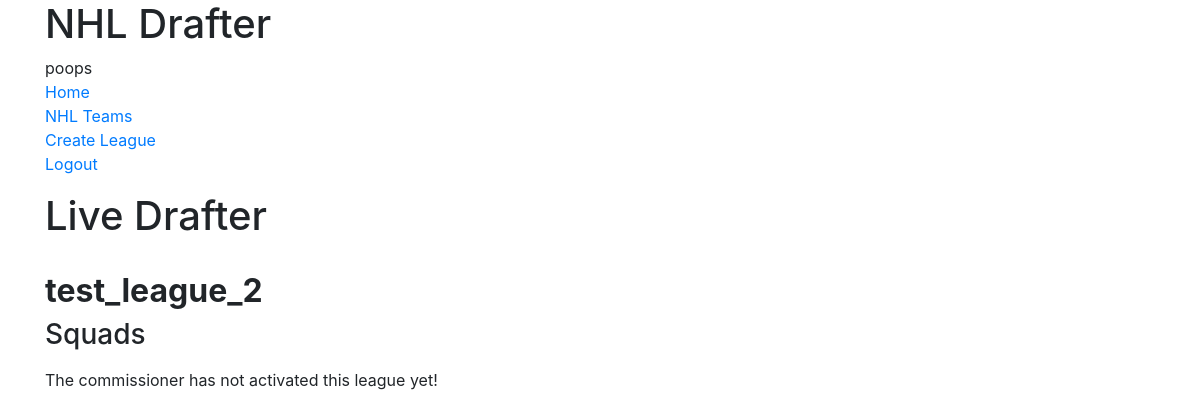
The app's page /leagues/league2/drafter/ (signed in), older data.
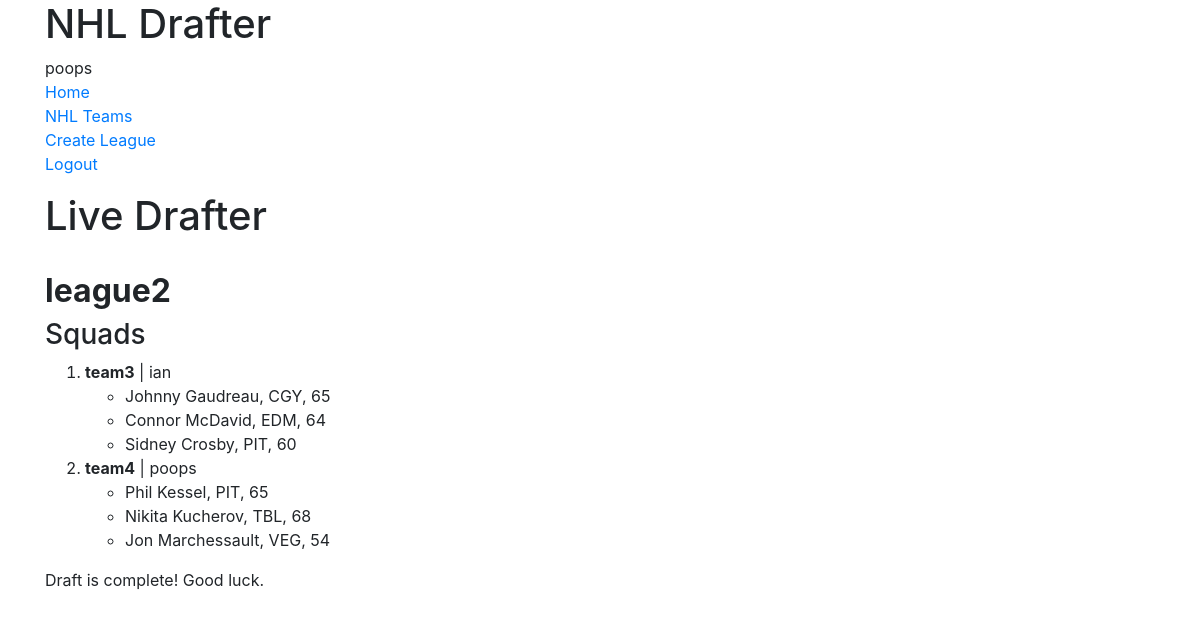
The same page, newer data.
### leagues/models.py (models this page shows, shortened)
class League(models.Model):
	admin 			= models.ForeignKey(User, on_delete=models.CASCADE)
	name			= models.CharField(max_length=120, unique=True)
	slug			= models.SlugField(default="")
	password 		= models.CharField(max_length=100, default="", null=False)
	owner_amount	= models.IntegerField(default=0)
	skater_amount	= models.IntegerField(default=0)
	goalie_amount	= models.IntegerField(default=0)
	is_active		= models.BooleanField(default=False)
	draft_goalies	= models.BooleanField(default=True)

### squads/models.py (models this page shows, shortened)
class Squad(models.Model):
	owner 		= models.ForeignKey(User, on_delete=models.CASCADE)
	league		= models.ForeignKey(League, on_delete=models.CASCADE)
	players		= models.ManyToManyField(Player, related_name="on_squad", blank=True)
	name		= models.CharField(max_length=120, unique=True)
	draft_order	= models.IntegerField(default=0)
	slug		= models.SlugField(default='')
	def __str__(self):
		return self.name

### players/models.py (models this page shows)
class Player(models.Model):
	team				= models.ForeignKey(Team, on_delete=models.CASCADE)
	name 				= models.CharField(max_length=120)
	forward_pos			= models.BooleanField()
	defence_pos			= models.BooleanField()
	rightwing_pos		= models.BooleanField()
	leftwing_pos		= models.BooleanField()
	centre_pos			= models.BooleanField()
	goalie_pos			= models.BooleanField()
	games_played		= models.IntegerField()
	points				= models.IntegerField()
	goals 				= models.IntegerField()
	assists				= models.IntegerField()
	pp_goals			= models.IntegerField()
	pp_assists			= models.IntegerField()
	pp_points			= models.IntegerField()
	gw_goals			= models.IntegerField()
	sh_goals			= models.IntegerField()
	blocks				= models.IntegerField()
	hits				= models.IntegerField()
	faceoff_wins		= models.IntegerField()
	shots               = models.IntegerField(default=0)
	games_started		= models.IntegerField(default=0)
	wins 				= models.IntegerField(default=0)
	losses				= models.IntegerField(default=0)
	overtime_losses		= models.IntegerField(default=0)
	shots_against		= models.IntegerField(default=0)
	saves				= models.IntegerField(default=0)
	save_percentage		= models.DecimalField(default=0, decimal_places=3, max_digits=10)
	goals_against_avg	= models.DecimalField(default=0, decimal_places=2, max_digits=10)
	shut_outs			= models.IntegerField(default=0)
	def __str__(self):
		return self.name

### teams/models.py (models this page shows, shortened)
class Team(models.Model):
	name		= models.CharField(max_length=120)
	shortform	= models.CharField(max_length=3, null=True)
	in_playoffs	= models.BooleanField(default=False)
	slug		= models.SlugField(default=shortform)

### drafter/views.py (the view, shortened to what this page needs)
# urls.py: url(r'^leagues/(?P<slug>[\w-]+)/drafter/$', DraftView.as_view(), name="drafter"),
class DraftView(UpdateView):
	team_form = TeamForm
	def get_queryset(self, *args, **kwargs):
		slug = self.kwargs.get('slug')
		queryset = League.objects.filter(slug=slug)
		return queryset
	def get(self, request, *args, **kwargs):
		league 			= self.get_queryset().first()
		squads 			= Squad.objects.filter(league=league)
		drafter 		= Drafter.objects.filter(league=league).first()
		player_form 	= PlayerForm(squads=squads)
		team_form 		= TeamForm
		squad_picking	= None
		if league.is_active:
			squad_picking = Squad.objects.filter(draft_order=drafter.draft_turn, league=league).first()
			print(drafter.draft_turn)
			print(squad_picking)
		return render(request,
						'drafter/draft.html',
						{'team_form':team_form,
						 'player_form':player_form,
						 'league':league,
						 'squads':squads,
						 'drafter':drafter,
						 'squad_picking':squad_picking,
						}
					)

### drafter/forms.py (called while the page is built)
def make_player_tuple(queryset):
	result = []
	for player in queryset:
		player_tuple = (player, player.name + ', ' + str(player.points) + ', ' + player.team.shortform)
		result.append(player_tuple)
	return result

### drafter/templates/drafter/draft.html (shortened to what this page needs)
{% extends "base.html" %}
{% block content %}
<h1>Live Drafter</h1>
<br>
<h2><strong>{{ league.name }}</strong></h2>
<h3>Squads</h3>
<ol>
{% for squad in squads %}
	<li><strong>{{ squad }}</strong> | {{ squad.owner }}</li>
	<ul>
	{% for player in squad.players.all %}
		<li>{{ player }}, {{ player.team.shortform }}, {{ player.points }}</li>
	{% endfor %}
	</ul>
{% endfor %}
</ol>
{% if league.is_active and drafter.is_active %}
<h3>Current Pick</h3>
<p>{{ drafter.overall_pick }} of {{ drafter.total_picks }} | Round: {{ drafter.current_round }} | {{ squad_picking.owner }} </p>
<p>draft turn: {{ drafter.draft_turn }}</p>
<h3>Available players</h3>
	<form method="POST"> {% csrf_token %}
		<div class="form-group">
		{{ player_form.as_p }}
		<button type="submit" name="draft" class='btn btn-success'>Draft</button>
		<div>
	</form>
<br>
<h3>Filter</h3>
<form method="POST"> {% csrf_token %}
	<button type="submit" name="f_filter" class='btn btn-primary'>Forwards</button>
	<button type="submit" name="d_filter" class='btn btn-primary'>Defence</button>
	<button type="submit" name="g_filter" class='btn btn-primary'>Goaltenders</button>
</form>
<hr>
<form method="POST"> {% csrf_token %}
	<div class="form-group">
	{{ team_form.as_p }}
	<button type="submit" name="team_filter" class="btn btn-success">Select Team</button>
	<div>
</form>
{% elif not league.is_active %}
<p>The commissioner has not activated this league yet!</p>
{% else %}
<p>Draft is complete! Good luck.</p>
{% endif %}
{% endblock %}

Row changes from the older to the newer data that the page shows:
removed League: name "test_league_2"
added League: name "league2"
added Squad: name "team3", owner "ian"
now on this page (row unchanged): Player: name "Johnny Gaudreau", team.shortform "CGY", points "65", shown under "team3"
now on this page (row unchanged): Player: name "Connor McDavid", team.shortform "EDM", points "64", shown under "team3"
now on this page (row unchanged): Player: name "Sidney Crosby", team.shortform "PIT", points "60", shown under "team3"
added Squad: name "team4", owner "poops"
now on this page (row unchanged): Player: name "Phil Kessel", team.shortform "PIT", points "65", shown under "team4"
now on this page (row unchanged): Player: name "Nikita Kucherov", team.shortform "TBL", points "68", shown under "team4"
now on this page (row unchanged): Player: name "Jon Marchessault", team.shortform "VEG", points "54", shown under "team4"
Text that changed along with them:
text no longer shown: "The commissioner has not activated this league yet!"
text now shown: "Draft is complete! Good luck."
